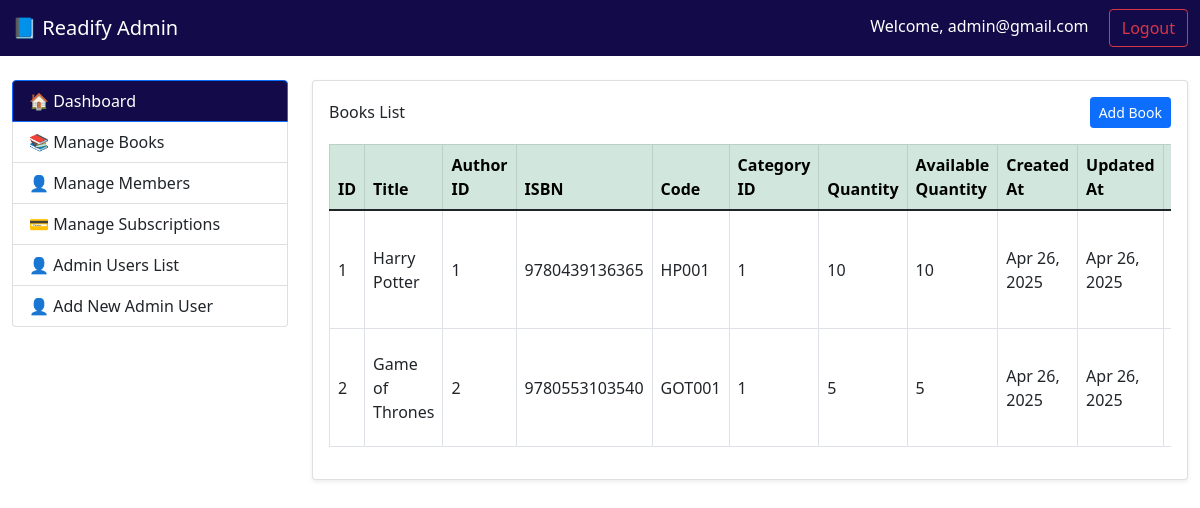
The page /books (signed in) on the database its author committed.
### tables this page shows
CREATE TABLE `books` (
  `id` int(11) NOT NULL,
  `title` varchar(255) NOT NULL,
  `author_id` int(11) DEFAULT NULL,
  `isbn` varchar(20) DEFAULT NULL,
  `code` varchar(20) DEFAULT NULL,
  `category_id` int(11) DEFAULT NULL,
  `quantity` int(11) NOT NULL,
  `available_quantity` int(11) NOT NULL,
  `created_at` timestamp NOT NULL DEFAULT current_timestamp(),
  `updated_at` timestamp NOT NULL DEFAULT current_timestamp() ON UPDATE current_timestamp()
);

### core/Controller.php (called while the page is built, shortened)
<?php
abstract class Controller {
    protected function view($view, $data = []) {
        extract($data);
        require_once "../views/{$view}.php";
    }
}

### controllers/BookController.php (called while the page is built)
<?php
require_once '../core/Controller.php';
require_once '../models/Book.php';
class BookController extends Controller {
    public function index() {
        try {
            $admin = new Book();
            $books = $admin->getBooks();
            return $this->view('Books', ['books' => $books]);
        } catch (\Expeption $e) {
            error_log($e->getMessage());
            echo $e->getMessage();
        }
    }
}

### public/index.php (called while the page is built, shortened)
<?php
require_once '../routes/web.php';

### core/Model.php (called while the page is built, shortened)
<?php
require_once __DIR__ . '/../config/Database.php';
abstract class Model {
    public function __construct() {
        $database = new Database();
        $database->connect();
        $this->db = $database->pdo;
    }
}

### config/Database.php (called while the page is built, shortened)
<?php
class Database {
    public function connect() {
        $host = 'localhost';
        $db = 'readify';
        $user = 'root';
        $pass = '';
        $charset = 'utf8mb4';
        $dsn = "mysql:host=$host;dbname=$db;charset=$charset";
        try {
            $this->pdo = new PDO($dsn, $user, $pass);
        } catch (PDOException $e) {
            die("Connection failed: " . $e->getMessage());
        }
    }
}

### models/Book.php (called while the page is built)
<?php
require_once '../core/Model.php';
class Book extends Model {
    public function getBooks() {
        try {
            $stmt = $this->db->prepare("SELECT * FROM books");
            $stmt->execute();
            return $stmt->fetchAll(PDO::FETCH_OBJ);
        } catch (PDOException $e) {
            error_log($e->getMessage());
            return [];
        }
    }
}
?>

### views/Books.php (the view, shortened to what this page needs)
<?php
    require_once 'layouts/page-header.php';
    require_once 'layouts/navbar.php';
?>
<div class="container-fluid mt-4">
    <div class="row mt-4">
        <?php require_once 'layouts/sidebar.php'; ?>
        <div class="col-md-9">
            <div class="card shadow-sm">
            <div class="card-body">
    <div class="d-flex justify-content-between align-items-center mb-3">
        <h6 class="mb-0">Books List</h6>
        <a href="add-book.php" class="btn btn-primary btn-sm">Add Book</a>
    </div>
    <?php if (!empty($books)) : ?>
        <div class="table-responsive">
            <table class="table table-bordered table-hover align-middle">
                <thead class="table-success">
                    <tr>
                        <th>ID</th>
                        <th>Title</th>
                        <th>Author ID</th>
                        <th>ISBN</th>
                        <th>Code</th>
                        <th>Category ID</th>
                        <th>Quantity</th>
                        <th>Available Quantity</th>
                        <th>Created At</th>
                        <th>Updated At</th>
                        <th>Actions</th>
                    </tr>
                </thead>
                <tbody>
                    <?php foreach ($books as $book) : ?>
                        <tr>
                            <td><?= htmlspecialchars($book->id) ?></td>
                            <td><?= htmlspecialchars($book->title) ?></td>
                            <td><?= htmlspecialchars($book->author_id) ?></td>
                            <td><?= htmlspecialchars($book->isbn) ?></td>
                            <td><?= htmlspecialchars($book->code) ?></td>
                            <td><?= htmlspecialchars($book->category_id) ?></td>
                            <td><?= htmlspecialchars($book->quantity) ?></td>
                            <td><?= htmlspecialchars($book->available_quantity) ?></td>
                            <td><?= htmlspecialchars(date('M d, Y', strtotime($book->created_at))) ?></td>
                            <td><?= htmlspecialchars(date('M d, Y', strtotime($book->updated_at))) ?></td>
                            <td>
                            </td>
                        </tr>
                    <?php endforeach; ?>
                </tbody>
            </table>
        </div>
    <?php else : ?>
        <div class="alert alert-info">No books found.</div>
    <?php endif; ?>
</div>
            </div>
        </div>
    </div>
</div>
<?php require_once 'layouts/page-footer.php'; ?>

### rows shown on the page
books: id "1", title "Harry Potter", author "1", isbn "9780439136365", code "HP001", category "1", quantity "10", available_quantity "10", created_at "Apr 26, 2025", updated_at "Apr 26, 2025"
books: id "2", title "Game of Thrones", author "2", isbn "9780553103540", code "GOT001", category "1", quantity "5", available_quantity "5", created_at "Apr 26, 2025", updated_at "Apr 26, 2025"

### other values the page prints
$_SESSION['admin']['email'] "admin@gmail.com"
